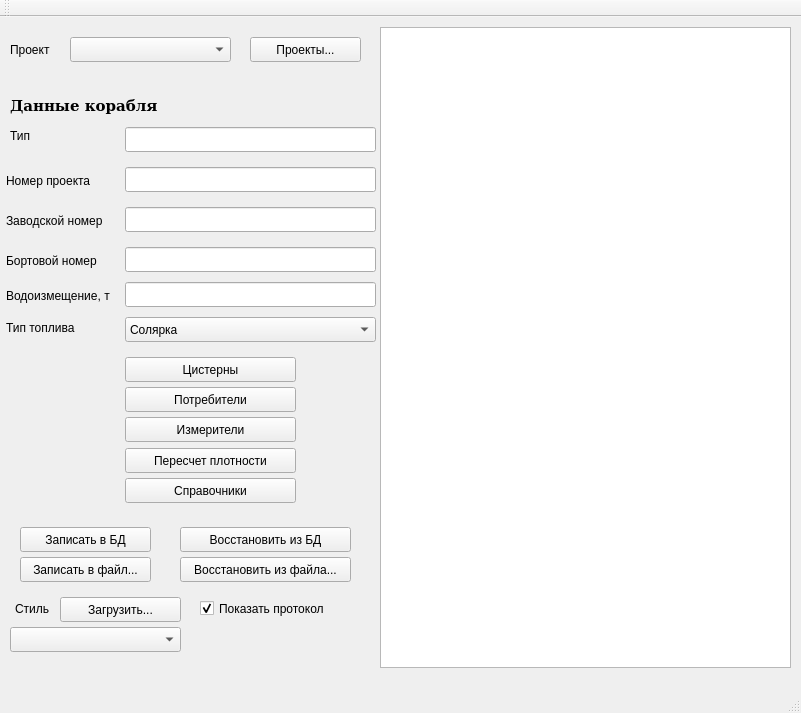
<?xml version="1.0" encoding="UTF-8"?>
<ui version="4.0">
 <class>MainWindow</class>
 <widget class="QMainWindow" name="MainWindow">
  <property name="geometry">
   <rect>
    <x>0</x>
    <y>0</y>
    <width>801</width>
    <height>713</height>
   </rect>
  </property>
  <property name="sizePolicy">
   <sizepolicy hsizetype="Fixed" vsizetype="Fixed">
    <horstretch>0</horstretch>
    <verstretch>0</verstretch>
   </sizepolicy>
  </property>
  <property name="minimumSize">
   <size>
    <width>800</width>
    <height>700</height>
   </size>
  </property>
  <property name="maximumSize">
   <size>
    <width>10000</width>
    <height>2000</height>
   </size>
  </property>
  <property name="windowTitle">
   <string>ТПО &quot;Опричник-конфигурация&quot;</string>
  </property>
  <property name="windowIcon">
   <iconset>
    <normaloff>../../../../usr/share/icons/fly-astra/64x64/categories/preferences-other.png</normaloff>../../../../usr/share/icons/fly-astra/64x64/categories/preferences-other.png</iconset>
  </property>
  <widget class="QWidget" name="centralWidget">
   <widget class="QLineEdit" name="leProjNum">
    <property name="geometry">
     <rect>
      <x>125</x>
      <y>150</y>
      <width>251</width>
      <height>25</height>
     </rect>
    </property>
    <property name="toolTip">
     <string>&lt;html&gt;&lt;head/&gt;&lt;body&gt;&lt;p&gt;введите номер проекта (до 16 символов)&lt;/p&gt;&lt;/body&gt;&lt;/html&gt;</string>
    </property>
    <property name="statusTip">
     <string>номер проекта (символьное поле, до 16 символов)</string>
    </property>
    <property name="whatsThis">
     <string>номер проекта (символьное поле, до 16 символов)</string>
    </property>
   </widget>
   <widget class="QLabel" name="label_1">
    <property name="geometry">
     <rect>
      <x>6</x>
      <y>155</y>
      <width>101</width>
      <height>17</height>
     </rect>
    </property>
    <property name="text">
     <string>Номер проекта</string>
    </property>
   </widget>
   <widget class="QLabel" name="label_2">
    <property name="geometry">
     <rect>
      <x>6</x>
      <y>195</y>
      <width>111</width>
      <height>17</height>
     </rect>
    </property>
    <property name="text">
     <string>Заводской номер</string>
    </property>
   </widget>
   <widget class="QLineEdit" name="leWorkNum">
    <property name="geometry">
     <rect>
      <x>125</x>
      <y>190</y>
      <width>251</width>
      <height>25</height>
     </rect>
    </property>
    <property name="toolTip">
     <string>Заводской номер корабля (целое число)</string>
    </property>
    <property name="statusTip">
     <string>Поле для ввода заводского номера корабля (целое число)</string>
    </property>
   </widget>
   <widget class="QLabel" name="label_3">
    <property name="geometry">
     <rect>
      <x>10</x>
      <y>110</y>
      <width>31</width>
      <height>17</height>
     </rect>
    </property>
    <property name="text">
     <string>Тип</string>
    </property>
   </widget>
   <widget class="QLineEdit" name="leType">
    <property name="geometry">
     <rect>
      <x>125</x>
      <y>110</y>
      <width>251</width>
      <height>25</height>
     </rect>
    </property>
    <property name="toolTip">
     <string>тип корабля (до 64 символов)</string>
    </property>
    <property name="statusTip">
     <string>тип корабля (до 64 символов)</string>
    </property>
    <property name="whatsThis">
     <string>поле для ввода типа корабля (до 64 символов)</string>
    </property>
   </widget>
   <widget class="QLineEdit" name="leDisplacement">
    <property name="geometry">
     <rect>
      <x>125</x>
      <y>265</y>
      <width>251</width>
      <height>25</height>
     </rect>
    </property>
    <property name="toolTip">
     <string>Водоизмещение корабля в тоннах</string>
    </property>
    <property name="statusTip">
     <string>Поле для ввода водоизмещения корабля в тоннах</string>
    </property>
    <property name="whatsThis">
     <string>Поле для ввода водоизмещения корабля в тоннах</string>
    </property>
   </widget>
   <widget class="QLabel" name="label_4">
    <property name="geometry">
     <rect>
      <x>6</x>
      <y>270</y>
      <width>111</width>
      <height>17</height>
     </rect>
    </property>
    <property name="text">
     <string>Водоизмещение, т</string>
    </property>
   </widget>
   <widget class="QLabel" name="label_5">
    <property name="geometry">
     <rect>
      <x>10</x>
      <y>80</y>
      <width>151</width>
      <height>17</height>
     </rect>
    </property>
    <property name="font">
     <font>
      <family>DejaVu Serif</family>
      <pointsize>11</pointsize>
      <weight>75</weight>
      <bold>true</bold>
     </font>
    </property>
    <property name="text">
     <string>Данные корабля</string>
    </property>
   </widget>
   <widget class="QPushButton" name="pbnTanks">
    <property name="geometry">
     <rect>
      <x>125</x>
      <y>340</y>
      <width>171</width>
      <height>25</height>
     </rect>
    </property>
    <property name="toolTip">
     <string>Вызов формы конфигурирования топливных баков</string>
    </property>
    <property name="statusTip">
     <string>Вызов формы конфигурирования топливных баков</string>
    </property>
    <property name="whatsThis">
     <string>Кнопка вызова формы конфигурирования топливных баков</string>
    </property>
    <property name="text">
     <string>Цистерны</string>
    </property>
   </widget>
   <widget class="QPushButton" name="pbnConsumers">
    <property name="geometry">
     <rect>
      <x>125</x>
      <y>370</y>
      <width>171</width>
      <height>25</height>
     </rect>
    </property>
    <property name="toolTip">
     <string>Вызов формы конфигурирования списка потребителей топлива</string>
    </property>
    <property name="statusTip">
     <string>Вызов формы конфигурирования списка потребителей топлива</string>
    </property>
    <property name="whatsThis">
     <string>Кнопка вызова формы конфигурирования списка потребителей топлива</string>
    </property>
    <property name="text">
     <string>Потребители</string>
    </property>
   </widget>
   <widget class="QPushButton" name="pbnDensToMass">
    <property name="geometry">
     <rect>
      <x>125</x>
      <y>431</y>
      <width>171</width>
      <height>25</height>
     </rect>
    </property>
    <property name="toolTip">
     <string>Вызов формы таблицы пересчета плотности топлива
в зависимости от температуры</string>
    </property>
    <property name="statusTip">
     <string>Вызов формы таблицы пересчета плотности топлива\nв зависимости от температуры</string>
    </property>
    <property name="text">
     <string>Пересчет плотности</string>
    </property>
   </widget>
   <widget class="QPushButton" name="pbnSave">
    <property name="geometry">
     <rect>
      <x>20</x>
      <y>510</y>
      <width>131</width>
      <height>25</height>
     </rect>
    </property>
    <property name="toolTip">
     <string>Сохранить текущую конфигурацию</string>
    </property>
    <property name="statusTip">
     <string>Кнопка сохранения текущей конфигурации</string>
    </property>
    <property name="text">
     <string>Записать в БД</string>
    </property>
   </widget>
   <widget class="QPushButton" name="pbnRestore">
    <property name="geometry">
     <rect>
      <x>180</x>
      <y>510</y>
      <width>171</width>
      <height>25</height>
     </rect>
    </property>
    <property name="toolTip">
     <string>Восстановить сохраненные значения</string>
    </property>
    <property name="statusTip">
     <string>Кнопка восстановления сохраненных значений</string>
    </property>
    <property name="text">
     <string>Восстановить из БД</string>
    </property>
   </widget>
   <widget class="QLabel" name="label_6">
    <property name="geometry">
     <rect>
      <x>6</x>
      <y>235</y>
      <width>111</width>
      <height>17</height>
     </rect>
    </property>
    <property name="text">
     <string>Бортовой номер</string>
    </property>
   </widget>
   <widget class="QLineEdit" name="leBoardNum">
    <property name="geometry">
     <rect>
      <x>125</x>
      <y>230</y>
      <width>251</width>
      <height>25</height>
     </rect>
    </property>
    <property name="toolTip">
     <string>Бортовой номер корабля (целое число)</string>
    </property>
    <property name="statusTip">
     <string>Поле для ввода бортового номера корабля (целое число)</string>
    </property>
    <property name="whatsThis">
     <string>Поле для ввода бортового номера корабля (целое число)</string>
    </property>
   </widget>
   <widget class="QPushButton" name="pbnDicts">
    <property name="geometry">
     <rect>
      <x>125</x>
      <y>461</y>
      <width>171</width>
      <height>25</height>
     </rect>
    </property>
    <property name="toolTip">
     <string>Вызов формы редактирования справочников</string>
    </property>
    <property name="statusTip">
     <string>Кнопка вызова формы редактирования справочников</string>
    </property>
    <property name="text">
     <string>Справочники</string>
    </property>
   </widget>
   <widget class="QLabel" name="label_7">
    <property name="geometry">
     <rect>
      <x>6</x>
      <y>302</y>
      <width>111</width>
      <height>17</height>
     </rect>
    </property>
    <property name="text">
     <string>Тип топлива</string>
    </property>
   </widget>
   <widget class="QComboBox" name="cbxFuelType">
    <property name="geometry">
     <rect>
      <x>125</x>
      <y>300</y>
      <width>251</width>
      <height>25</height>
     </rect>
    </property>
    <property name="toolTip">
     <string>Список выбора топлива корабля</string>
    </property>
    <property name="statusTip">
     <string>Список выбора топлива корабля</string>
    </property>
    <property name="currentIndex">
     <number>1</number>
    </property>
    <item>
     <property name="text">
      <string>Бензин</string>
     </property>
    </item>
    <item>
     <property name="text">
      <string>Солярка</string>
     </property>
    </item>
    <item>
     <property name="text">
      <string>Масло</string>
     </property>
    </item>
    <item>
     <property name="text">
      <string>Спирт</string>
     </property>
    </item>
   </widget>
   <widget class="QTextEdit" name="teLog">
    <property name="geometry">
     <rect>
      <x>380</x>
      <y>10</y>
      <width>411</width>
      <height>641</height>
     </rect>
    </property>
    <property name="minimumSize">
     <size>
      <width>0</width>
      <height>0</height>
     </size>
    </property>
    <property name="readOnly">
     <bool>true</bool>
    </property>
    <property name="html">
     <string>&lt;!DOCTYPE HTML PUBLIC &quot;-//W3C//DTD HTML 4.0//EN&quot; &quot;http://www.w3.org/TR/REC-html40/strict.dtd&quot;&gt;
&lt;html&gt;&lt;head&gt;&lt;meta name=&quot;qrichtext&quot; content=&quot;1&quot; /&gt;&lt;style type=&quot;text/css&quot;&gt;
p, li { white-space: pre-wrap; }
&lt;/style&gt;&lt;/head&gt;&lt;body style=&quot; font-family:'Sans Serif'; font-size:9pt; font-weight:400; font-style:normal;&quot;&gt;
&lt;p style=&quot;-qt-paragraph-type:empty; margin-top:0px; margin-bottom:0px; margin-left:0px; margin-right:0px; -qt-block-indent:0; text-indent:0px; font-size:10pt; font-weight:696;&quot;&gt;&lt;br /&gt;&lt;/p&gt;&lt;/body&gt;&lt;/html&gt;</string>
    </property>
    <property name="textInteractionFlags">
     <set>Qt::LinksAccessibleByKeyboard|Qt::LinksAccessibleByMouse|Qt::TextBrowserInteraction|Qt::TextSelectableByKeyboard|Qt::TextSelectableByMouse</set>
    </property>
   </widget>
   <widget class="QCheckBox" name="chbxShowLog">
    <property name="geometry">
     <rect>
      <x>200</x>
      <y>580</y>
      <width>171</width>
      <height>23</height>
     </rect>
    </property>
    <property name="sizePolicy">
     <sizepolicy hsizetype="Fixed" vsizetype="Fixed">
      <horstretch>0</horstretch>
      <verstretch>0</verstretch>
     </sizepolicy>
    </property>
    <property name="toolTip">
     <string>Скрыть / показать протокол</string>
    </property>
    <property name="text">
     <string>Показать протокол</string>
    </property>
    <property name="checked">
     <bool>true</bool>
    </property>
   </widget>
   <widget class="QPushButton" name="pbnSaveToFile">
    <property name="geometry">
     <rect>
      <x>20</x>
      <y>540</y>
      <width>131</width>
      <height>25</height>
     </rect>
    </property>
    <property name="toolTip">
     <string>Сохранить текущую конфигурацию в файл</string>
    </property>
    <property name="statusTip">
     <string>Кнопка сохранения текущей конфигурации в файл</string>
    </property>
    <property name="text">
     <string>Записать в файл...</string>
    </property>
   </widget>
   <widget class="QPushButton" name="pbnRestoreFromFile">
    <property name="geometry">
     <rect>
      <x>180</x>
      <y>540</y>
      <width>171</width>
      <height>25</height>
     </rect>
    </property>
    <property name="toolTip">
     <string>Восстановить данные конфигурации из файла</string>
    </property>
    <property name="statusTip">
     <string>Восстановить данные конфигурации из файла</string>
    </property>
    <property name="text">
     <string>Восстановить из файла...</string>
    </property>
   </widget>
   <widget class="QComboBox" name="cbxStyles">
    <property name="geometry">
     <rect>
      <x>10</x>
      <y>610</y>
      <width>171</width>
      <height>25</height>
     </rect>
    </property>
   </widget>
   <widget class="QLabel" name="label_8">
    <property name="geometry">
     <rect>
      <x>15</x>
      <y>583</y>
      <width>41</width>
      <height>18</height>
     </rect>
    </property>
    <property name="text">
     <string>Стиль</string>
    </property>
   </widget>
   <widget class="QPushButton" name="pbnLoadStyle">
    <property name="geometry">
     <rect>
      <x>60</x>
      <y>580</y>
      <width>121</width>
      <height>25</height>
     </rect>
    </property>
    <property name="text">
     <string>Загрузить...</string>
    </property>
   </widget>
   <widget class="QLabel" name="label_9">
    <property name="geometry">
     <rect>
      <x>10</x>
      <y>24</y>
      <width>61</width>
      <height>17</height>
     </rect>
    </property>
    <property name="text">
     <string>Проект</string>
    </property>
   </widget>
   <widget class="QComboBox" name="cbxProject">
    <property name="geometry">
     <rect>
      <x>70</x>
      <y>20</y>
      <width>161</width>
      <height>25</height>
     </rect>
    </property>
   </widget>
   <widget class="QPushButton" name="pbnProjects">
    <property name="geometry">
     <rect>
      <x>250</x>
      <y>20</y>
      <width>111</width>
      <height>25</height>
     </rect>
    </property>
    <property name="text">
     <string>Проекты...</string>
    </property>
   </widget>
   <widget class="QPushButton" name="pbnSensors">
    <property name="geometry">
     <rect>
      <x>125</x>
      <y>400</y>
      <width>171</width>
      <height>25</height>
     </rect>
    </property>
    <property name="text">
     <string>Измерители</string>
    </property>
   </widget>
  </widget>
  <widget class="QMenuBar" name="menuBar">
   <property name="geometry">
    <rect>
     <x>0</x>
     <y>0</y>
     <width>801</width>
     <height>22</height>
    </rect>
   </property>
  </widget>
  <widget class="QToolBar" name="mainToolBar">
   <attribute name="toolBarArea">
    <enum>TopToolBarArea</enum>
   </attribute>
   <attribute name="toolBarBreak">
    <bool>false</bool>
   </attribute>
  </widget>
  <widget class="QStatusBar" name="statusBar"/>
 </widget>
 <layoutdefault spacing="6" margin="11"/>
 <resources/>
 <connections/>
</ui>
